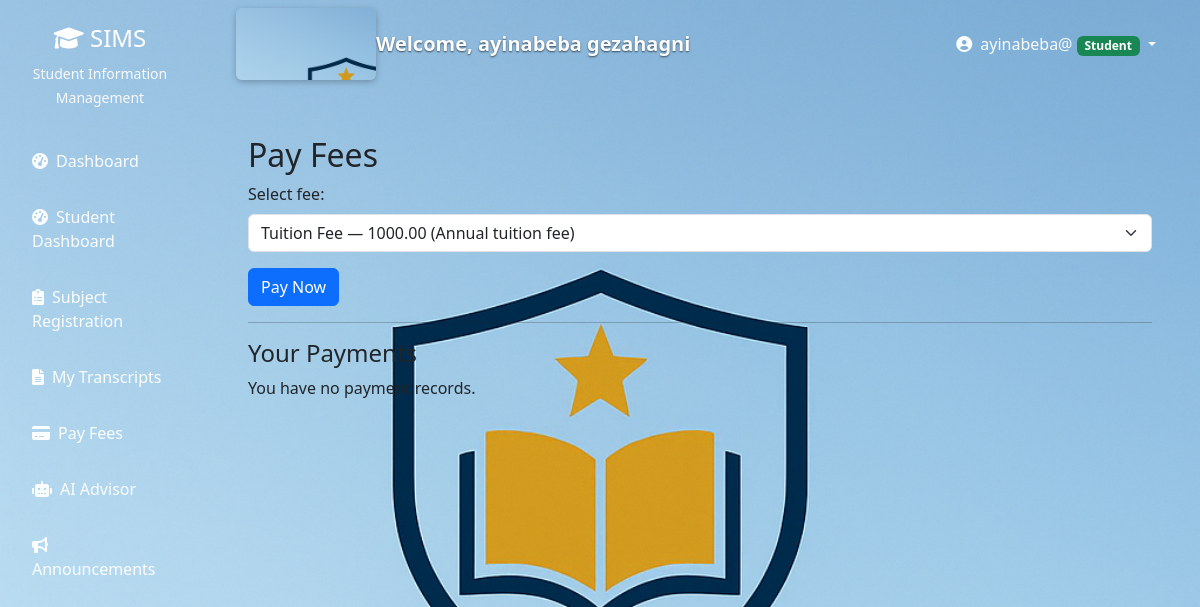
The app's page /students/pay-fees/ (signed in), older data.
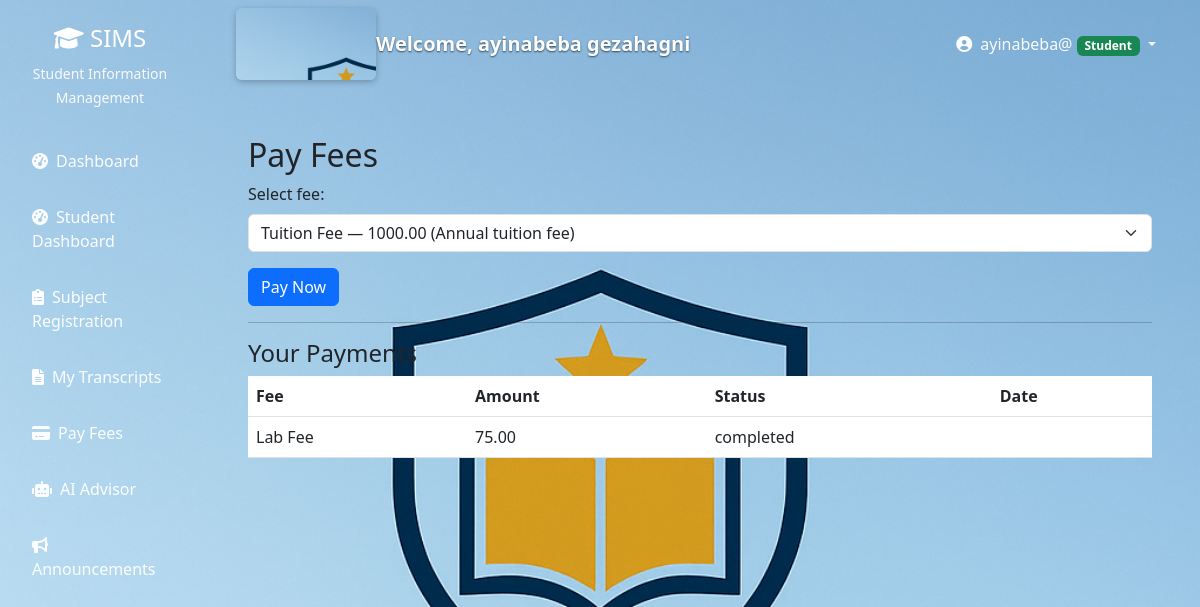
The same page, newer data.
### payments/models.py (models this page shows, shortened)
class Payment(models.Model):
    student = models.ForeignKey(User, on_delete=models.CASCADE, limit_choices_to={'role': 'student'})
    fee_structure = models.ForeignKey(FeeStructure, on_delete=models.CASCADE)
    amount_paid = models.DecimalField(max_digits=10, decimal_places=2)
    payment_date = models.DateTimeField(auto_now_add=True)
    payment_method = models.CharField(max_length=50)
    transaction_id = models.CharField(max_length=100, unique=True)
    STATUS_CHOICES = (
        ('pending', 'Pending'),
        ('completed', 'Completed'),
        ('failed', 'Failed'),
    )
    status = models.CharField(max_length=20, choices=STATUS_CHOICES, default='pending')

class FeeStructure(models.Model):
    name = models.CharField(max_length=100)
    amount = models.DecimalField(max_digits=10, decimal_places=2)
    description = models.TextField()
    is_active = models.BooleanField(default=True)
    created_by = models.ForeignKey(User, on_delete=models.CASCADE)
    created_at = models.DateTimeField(auto_now_add=True)

### users/decorators.py (the view)
        def wrapper(request, *args, **kwargs):
            if request.user.is_authenticated:
                if request.user.role in allowed_roles or request.user.is_superuser:
                    return view_func(request, *args, **kwargs)
            messages.error(request, "You don't have permission to access this page.")
            return redirect('dashboard')

### students/views.py (called while the page is built, shortened)
@student_required
def pay_fees(request):
    fee_structures = FeeStructure.objects.filter(is_active=True)
    student_payments = Payment.objects.filter(student=request.user).select_related('fee_structure')
    context = {
        'fee_structures': fee_structures,
        'payments': student_payments,
    }
    return render(request, 'students/pay_fees.html', context)

### templates/students/pay_fees.html (shortened to what this page needs)
{% extends 'base.html' %}
{% block content %}
<div class="container py-4">
  <h2>Pay Fees</h2>
  {% if fee_structures %}
    <form method="post">
      <div class="mb-3">
        <label for="fee_structure_id" class="form-label">Select fee:</label>
        <select id="fee_structure_id" name="fee_structure_id" class="form-select">
          {% for f in fee_structures %}
            <option value="{{ f.id }}">{{ f.name }} — {{ f.amount }} ({{ f.description }})</option>
          {% endfor %}
        </select>
      </div>
      <button class="btn btn-primary" type="submit">Pay Now</button>
    </form>
  {% else %}
    <div class="alert alert-info">No active fees available at the moment.</div>
  {% endif %}
  <hr />
  <h4>Your Payments</h4>
  {% if payments.exists %}
    <table class="table">
      <thead><tr><th>Fee</th><th>Amount</th><th>Status</th><th>Date</th></tr></thead>
      <tbody>
        {% for p in payments %}
        <tr>
          <td>{{ p.fee_structure.name }}</td>
          <td>{{ p.amount_paid }}</td>
          <td>{{ p.status }}</td>
          <td>{{ p.created_at|date:"M d, Y H:i" }}</td>
        </tr>
        {% endfor %}
      </tbody>
    </table>
  {% else %}
    <p>You have no payment records.</p>
  {% endif %}
</div>
{% endblock %}

Row changes from the older to the newer data that the page shows:
added Payment: fee_structure.name "Lab Fee", amount_paid "75.00", status "completed"
Text that changed along with them:
text no longer shown: "You have no payment records."
text now shown: "Fee Amount Status Date"
